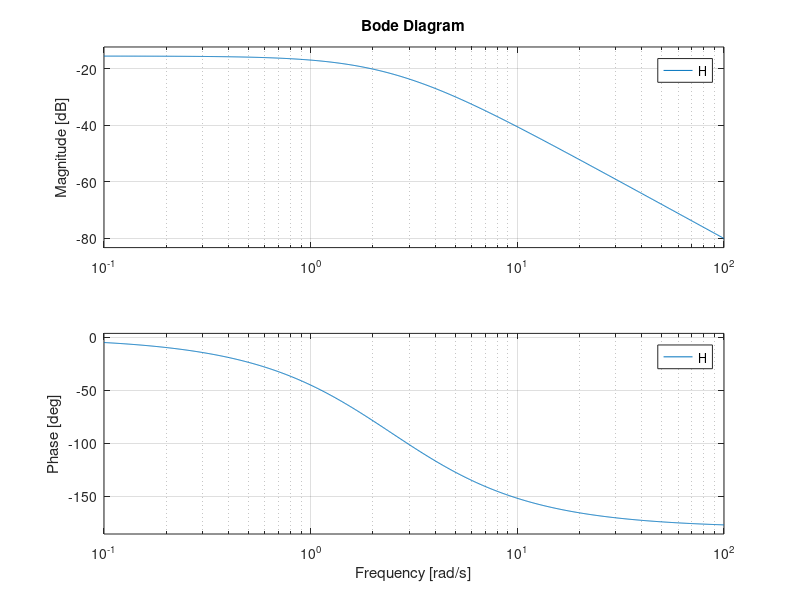

This figure's MATLAB source: (Note: this script raises an error after producing the figure.)
close all; clear all; clc;

% w = 10;
% t = 0:0.01:5;
% 
% f = zeros(1,length(t));
% for i = 1:2:5
%     f = f + 2/(i*pi)*sin(i*w.*t);
% end
% 
% plot(t,f);

H = tf([1],[1 5 6]);
bode(H)
fb = bandwidth(H)